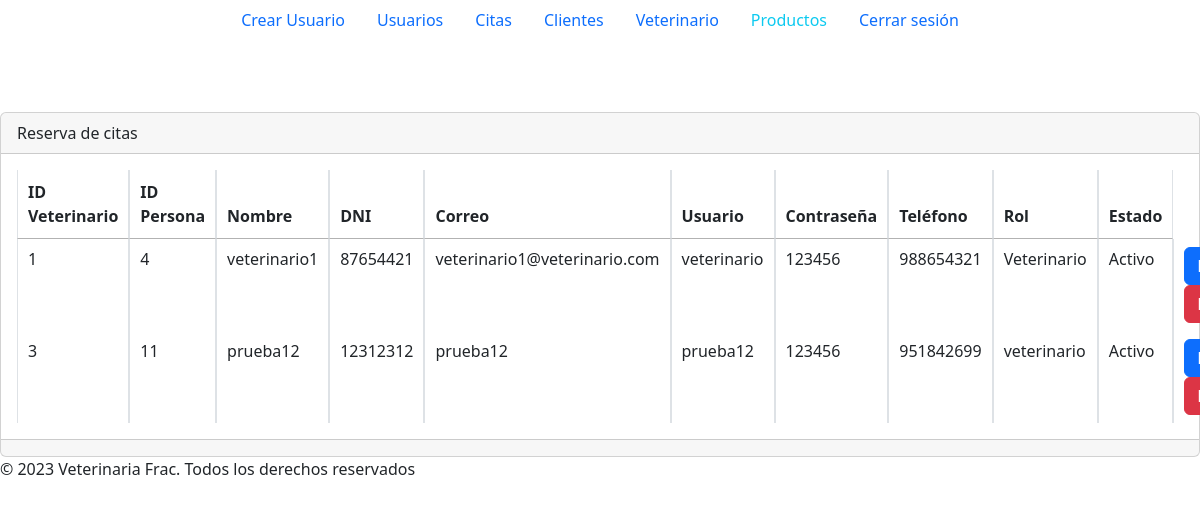
The app's page /secciones/veterinario/index.php, older data.
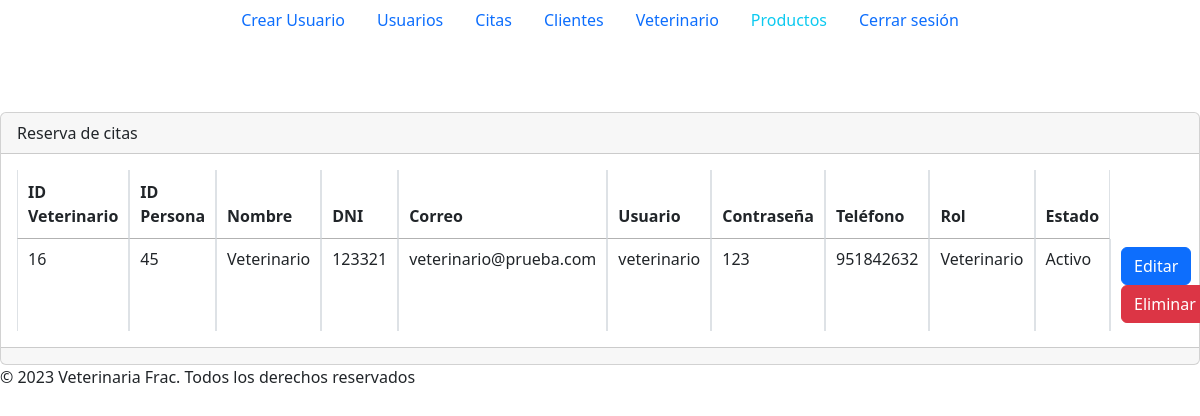
The same page, newer data.
### tables this page shows
CREATE TABLE `veterinario` (
  `id` int(8) NOT NULL,
  `id_persona` int(8) NOT NULL
);

CREATE TABLE `persona` (
  `id` int(8) NOT NULL,
  `nombre` varchar(255) NOT NULL,
  `dni` int(8) NOT NULL,
  `correo` varchar(255) NOT NULL,
  `usuario` varchar(255) NOT NULL,
  `contrasenia` varchar(255) NOT NULL,
  `telefono` int(9) NOT NULL,
  `rol` varchar(255) NOT NULL,
  `estado` tinyint(1) NOT NULL
);

### secciones/veterinario/index.php (the view, shortened to what this page needs)
<?php
include("../../config/bd.php");
function getDatosVeterinario($conn) {
    $sql = "SELECT v.id, v.id_persona, p.nombre, p.dni, p.correo, p.usuario, p.contrasenia, p.telefono, p.rol, (CASE WHEN p.estado = 1 THEN 'Activo' WHEN p.estado = 2 THEN 'Descanso/vacaciones' ELSE 'Baja' END) AS estados
    FROM veterinario v
    INNER JOIN persona p ON v.id_persona = p.id";
    $result = $conn->query($sql);
    if ($result->num_rows > 0) {
        return $result->fetch_all(MYSQLI_ASSOC);
    } else {
        return [];
    }
}
$reservations = getDatosVeterinario($conn);
?>
<?php include("../../plantillas/header.php")?>
<br />
<br />
<br />
<div class="card">
    <div class="card-header">
        Reserva de citas
    </div>
    <div class="card-body">
        <div class="table-responsive-sm">
            <table class="table table-bordered" id="tabla_id">
                <thead>
                    <tr>
                        <th>ID Veterinario</th>
                        <th>ID Persona</th>
                        <th>Nombre</th>
                        <th>DNI</th>
                        <th>Correo</th>
                        <th>Usuario</th>
                        <th>Contraseña</th>
                        <th>Teléfono</th>
                        <th>Rol</th>
                        <th>Estado</th>
                    </tr>
                </thead>
            <?php foreach ($reservations as $reservation) : ?>
                <tr>
                    <td><?php echo $reservation['id']; ?></td>
                    <td><?php echo $reservation['id_persona']; ?></td>
                    <td><?php echo $reservation['nombre']; ?></td>
                    <td><?php echo $reservation['dni']; ?></td>
                    <td><?php echo $reservation['correo']; ?></td>
                    <td><?php echo $reservation['usuario']; ?></td>
                    <td><?php echo $reservation['contrasenia']; ?></td>
                    <td><?php echo $reservation['telefono']; ?></td>
                    <td><?php echo $reservation['rol']; ?></td>
                    <td><?php echo $reservation['estados']; ?></td>
                    <td>
                        <a href="editar.php?id=<?php echo $reservation['id']; ?>" class="btn btn-primary">Editar</a>
                        <a href="index.php?id=<?php echo $reservation['id']; ?>" class="btn btn-danger">Eliminar</a>
                    </tr>
            <?php endforeach; ?>
            </table>
        </div>
    </div>
    <div class="card-footer text-muted">
    </div>
</div>
<?php include("../../plantillas/footer.php")?>

Row changes from the older to the newer data that the page shows:
removed veterinario: id "1", id_persona "4", id_persona.nombre "veterinario1", id_persona.dni "87654421", id_persona.correo "veterinario1@veterinario.com", id_persona.usuario "veterinario", id_persona.contrasenia "123456", id_persona.telefono "988654321", id_persona.rol "Veterinario", estados "Activo"
removed veterinario: id "3", id_persona "11", id_persona.nombre "prueba12", id_persona.dni "12312312", id_persona.correo "prueba12", id_persona.usuario "prueba12", id_persona.contrasenia "123456", id_persona.telefono "951842699", id_persona.rol "veterinario", estados "Activo"
added veterinario: id "16", id_persona "45", id_persona.nombre "Veterinario", id_persona.dni "123321", id_persona.correo "veterinario@prueba.com", id_persona.usuario "veterinario", id_persona.contrasenia "123", id_persona.telefono "951842632", id_persona.rol "Veterinario", estados "Activo"
